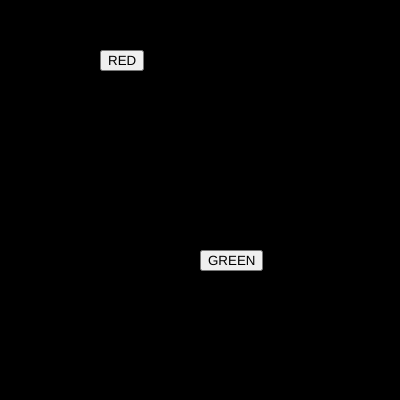
Frame 1 (no input)
Frame 60 (no input): identical to frame 1, image omitted
Frame 120 (the mouse pressed at the canvas centre since frame 60): identical to frame 1, image omitted

The p5.js sketch that drew this single still picture (run headless with seeded random() and noise() and a simulated clock; from frame 60 on, the mouse is pressed at the canvas centre):

// p5.js sketch
// ── sketch.js
var btn_red;
var btn_green;

var r = 0;
var g = 0;
var b = 0;

function setup() {
  createCanvas(400, 400);  
  btn_red = createButton("RED")
  btn_red.position(100,50)
 
btn_green = createButton("GREEN");
btn_green.position(200,250);
;


}

function red_bg (){
  r = 255
  g = 0
  b = 0
  }
  
  function green_bg(){
  r = 0
  g = 255
  b = 0 
  }

  function draw() {
    background(r,g,b);
    btn_green.mousePressed(green_bg);
    btn_red.mousePressed(red_bg)
  }
